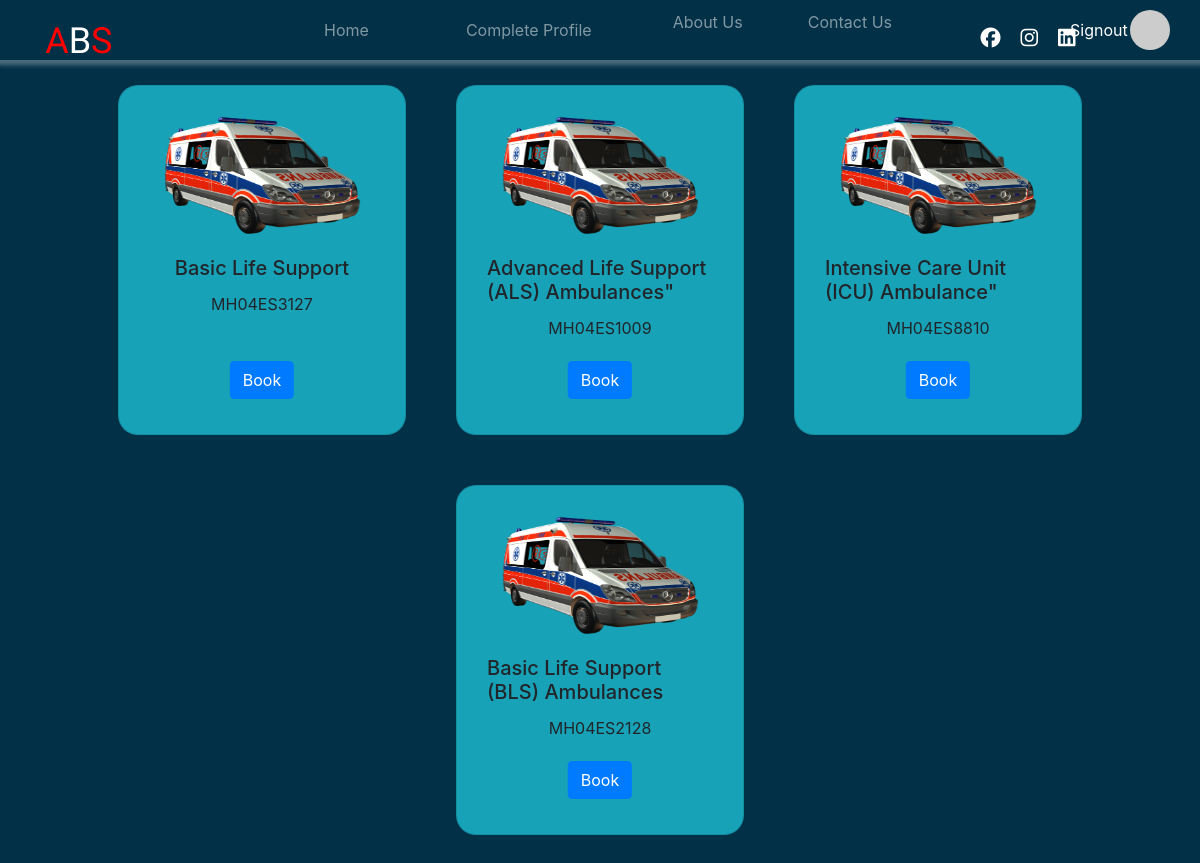
The app's page /ambulanceCard with its own data.
### ABS/models.py (models this page shows)
class Ambulance(models.Model):
    ambulance_id = models.IntegerField(primary_key=True)
    ambulance_name = models.CharField(max_length=50)
    ambulance_plate = models.CharField(max_length=15)
    doctor = models.CharField(max_length=50)
    cleaner = models.CharField(max_length=50)
    driver = models.CharField(max_length=50)
    isActive = models.BooleanField(default=False)
    class Meta:
        db_table = 'Ambulance'

### ABS/views.py (the view)
# urls.py: path('ambulanceCard',v.AmbulanceCard),
def AmbulanceCard(request):
    uid = request.session.get('uid')
    amb = Ambulance.objects.all()
    context={'amb':amb}
    return render(request,'ambCard.html',context)

### ABS/templates/ambCard.html
{%extends 'userNavbar.html'%}
{%load static%}
{%block body%}
<link rel="stylesheet" href="{%static 'css/ambCard.css'%}">
<link rel="stylesheet" href="{%static 'css/bmin.css'%}">
<div class="ambulance-card">
    {%for i in amb%}
    <div class="card bg-info" style="width: 18rem;margin: 25px;padding: 30px 10px 30px 10px;height: 350px;">
        <img class="card-img-top" src="{% static 'image/hero.png'%}" alt="Card image cap" width="180px" height="120px">
        <div class="card-body">
          <h5 class="card-title">{{i.ambulance_name}}</h5>
          <p class="card-text" style="text-align: center;">{{i.ambulance_plate}}</p>
          <a href="book/{{i.ambulance_id}}" class="btn btn-primary" style="text-align: center;">Book</a>
        </div>
      </div>
      {%endfor%}
</div>
{%endblock%}

### ABS/static/css/home.css (style rules this page uses)
* { margin: 0; padding: 0; box-sizing: border-box; scrollbar-width: none; }
.btn { position: absolute; bottom: 20%; left: 50%; transform: translateX(-50%); }

### ABS/static/css/ambCard.css (style rules this page uses)
.ambulance-card { width: 100%; height: 100vh; display: flex; justify-content: center; align-items: center; flex-wrap: wrap; }
.card { border: 1px solid black; display: flex; justify-content: center; align-items: center; flex-direction: column; border-radius: 20px !important; }
.card img { width: 80%; }
.card .btn { bottom: 10% !important; }

### records on screen
Ambulance: ambulance_name "Basic Life Support", ambulance_plate "MH04ES3127"
Ambulance: ambulance_name "Advanced Life Support (ALS) Ambulances\"", ambulance_plate "MH04ES1009"
Ambulance: ambulance_name "Intensive Care Unit (ICU) Ambulance\"", ambulance_plate "MH04ES8810"
Ambulance: ambulance_name "Basic Life Support (BLS) Ambulances", ambulance_plate "MH04ES2128"
